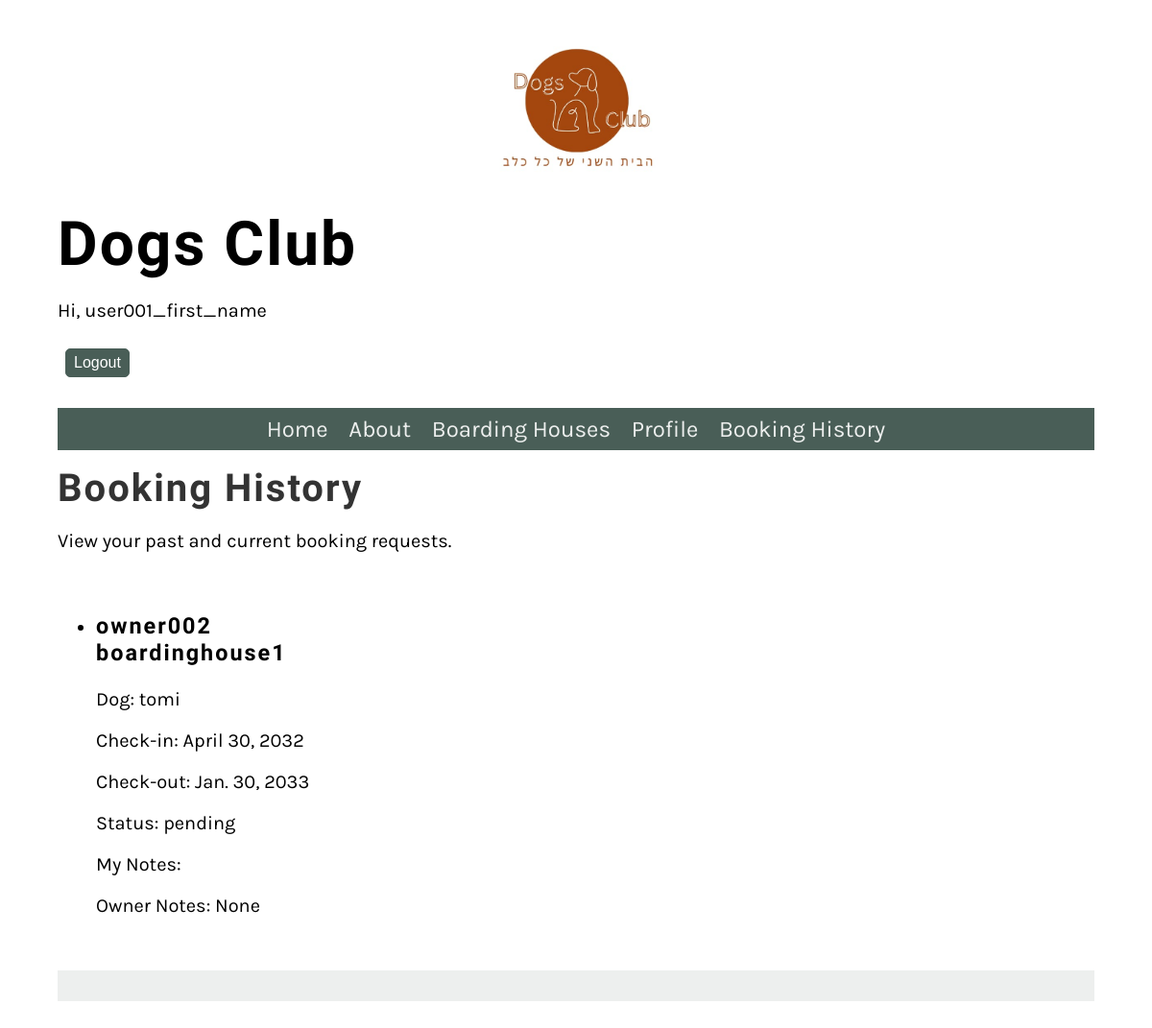
Page /booking/history/ (signed in) on the earlier database version.
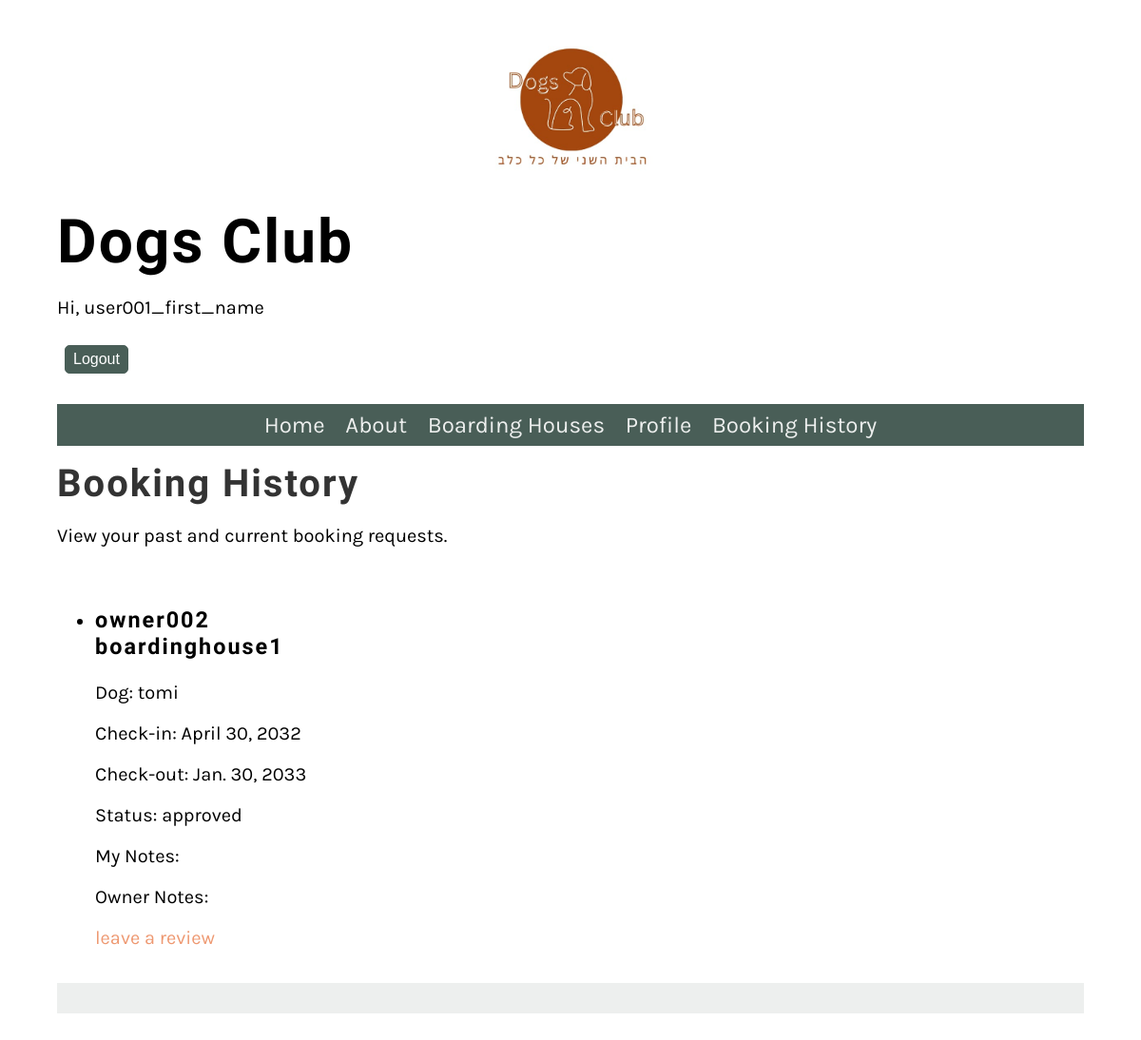
Same page on the later database version.
### Website/models.py (models this page shows, shortened)
class Booking(models.Model):
    STATUS_CHOICES = [
        ('pending', 'Pending'),
        ('approved', 'Approved'),
        ('declined', 'Declined'),
    ]
    user = models.ForeignKey(User, on_delete=models.CASCADE)
    boarding_house = models.ForeignKey(BoardingHouse,  on_delete=models.SET_NULL, null=True)
    check_in_date = models.DateField()
    check_out_date = models.DateField()
    status = models.CharField(max_length=10, choices=STATUS_CHOICES, default='pending')
    owner_notes = models.TextField(blank=True, null=True)
    client_notes = models.TextField(blank=True, null=True)
    dog = models.ForeignKey(Dog, on_delete=models.SET_NULL, null=True)

class BoardingHouse(models.Model):
    DEFAULT_MAP_LOCATION = r"https://www.google.com/maps/embed?pb=!1m18!1m12!1m3!1d3487844.11496039!2d32.44041769453558!3d31.383867609568092!2m3!1f0!2f0!3f0!3m2!1i1024!2i768!4f13.1!3m3!1m2!1s0x1500492432a7c98b%3A0x6a6b422013352cba!2sIsrael!5e0!3m2!1sen!2sil!4v1712740457423!5m2!1sen!2sil"
    user = models.ForeignKey(User, on_delete=models.CASCADE)
    name = models.CharField(max_length=255)
    description = models.TextField()
    location = models.CharField(max_length=255)
    map_location = models.URLField(default=DEFAULT_MAP_LOCATION, max_length=1000)
    contact_details = models.CharField(max_length=255)
    available_spaces = models.PositiveIntegerField()

class Dog(models.Model):
    chip_id = models.CharField(primary_key=True, max_length=50, unique=True, verbose_name="CHIPID")
    name = models.CharField(max_length=20, verbose_name="Dog's name")
    owner = models.ForeignKey(User, on_delete=models.CASCADE, verbose_name="Owner")
    medicines = models.CharField(max_length=80, verbose_name="Dog's medicines")
    VACCINATION_CHOICES = [
        ('yes', 'Yes'),
        ('no', 'No')
    ]
    vaccination = models.CharField(max_length=3, choices=VACCINATION_CHOICES, verbose_name="Vaccination", help_text="User type selection (yes/no)")
    age = models.IntegerField(verbose_name="Dog's age")
    GENDER_CHOICES = [
        ('male', 'Male'),
        ('female', 'Female')
    ]
    gender = models.CharField(max_length=8, choices=GENDER_CHOICES, verbose_name="Gender", help_text="User type selection (male/female)")
    race = models.CharField(max_length=20, verbose_name="Dog's race")
    weight = models.FloatField(verbose_name="Dog's weight")
    social_level = models.CharField(max_length=100, verbose_name="Dog's social level")
    walking_requirements = models.CharField(max_length=100, verbose_name="Dog's walking requirements")

### Website/views.py (the view)
# urls.py: path('booking/history/', BookingHistoryView.as_view(), name='booking_history'),
class BookingHistoryView(PermissionRequiredMixin, View):
    permission_required = ('Website.view_booking')
    def get(self, request, *args, **kwargs):
        bookings = Booking.objects.filter(user=request.user)
        reviwed_boardinghouses= [boardinghouse for boardinghouse in BoardingHouse.objects.all() if Review.objects.filter(user=request.user, boarding_house=boardinghouse).exists()]
        return render(request, 'booking_history.html', {'bookings': bookings, 'reviewed_boardinghouses': reviwed_boardinghouses})

### Website/templatetags/custom_filters.py (called while the page is built)
@register.filter
def has_group(user, group_name):
    return user.groups.filter(name=group_name).exists()

### Website/templates/booking_history.html (shortened to what this page needs)
{% extends 'base.html' %}
{% block content %}
        <h2>Booking History</h2>
        <p>View your past and current booking requests.</p>
    <section>
        {% if bookings %}
            <ul>
                {% for booking in bookings %}
                    <li>
                        <h3>{{ booking.boarding_house.name }}</h3>
                        <p>Dog: {{ booking.dog.name }}</p>
                        <p>Check-in: {{ booking.check_in_date }}</p>
                        <p>Check-out: {{ booking.check_out_date }}</p>
                        <p>Status: {{ booking.status }}</p>
                        <p> My Notes: {{ booking.client_notes }}</p>
                        <p>Owner Notes: {{ booking.owner_notes }}</p>
                        {% if booking.status == 'approved' and booking.boarding_house not in reviewed_boardinghouses %}
                            <a href="{% url 'add_review' booking.boarding_house.id %}">leave a review</a>
                        {% endif %}
                    </li>
                {% endfor %}
            </ul>
        {% else %}
            <p>No booking history found.</p>
        {% endif %}
    </section>
{% endblock %}

Differences in the rows shown:
changed Booking "owner002 boardinghouse1": status "pending" → "approved"; owner_notes "None" → (not shown); now shows "leave a review"
